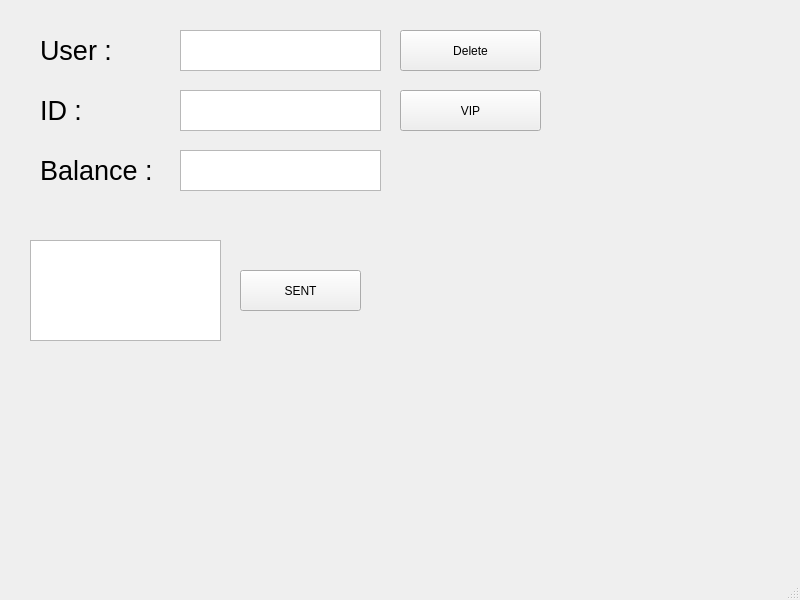
<?xml version="1.0" encoding="UTF-8"?>
<ui version="4.0">
 <class>MainWindow</class>
 <widget class="QMainWindow" name="MainWindow">
  <property name="geometry">
   <rect>
    <x>0</x>
    <y>0</y>
    <width>800</width>
    <height>600</height>
   </rect>
  </property>
  <property name="windowTitle">
   <string>MainWindow</string>
  </property>
  <widget class="QWidget" name="centralwidget">
   <widget class="QPushButton" name="deleteButton">
    <property name="geometry">
     <rect>
      <x>400</x>
      <y>30</y>
      <width>141</width>
      <height>41</height>
     </rect>
    </property>
    <property name="text">
     <string>Delete</string>
    </property>
   </widget>
   <widget class="QTextEdit" name="text">
    <property name="geometry">
     <rect>
      <x>30</x>
      <y>240</y>
      <width>191</width>
      <height>101</height>
     </rect>
    </property>
   </widget>
   <widget class="QPushButton" name="sentButton">
    <property name="geometry">
     <rect>
      <x>240</x>
      <y>270</y>
      <width>121</width>
      <height>41</height>
     </rect>
    </property>
    <property name="text">
     <string>SENT</string>
    </property>
   </widget>
   <widget class="QPushButton" name="vipButton">
    <property name="geometry">
     <rect>
      <x>400</x>
      <y>90</y>
      <width>141</width>
      <height>41</height>
     </rect>
    </property>
    <property name="text">
     <string>VIP</string>
    </property>
   </widget>
   <widget class="QLabel" name="label_3">
    <property name="geometry">
     <rect>
      <x>40</x>
      <y>30</y>
      <width>101</width>
      <height>41</height>
     </rect>
    </property>
    <property name="font">
     <font>
      <pointsize>20</pointsize>
     </font>
    </property>
    <property name="text">
     <string>User : </string>
    </property>
   </widget>
   <widget class="QTextEdit" name="Balance">
    <property name="geometry">
     <rect>
      <x>180</x>
      <y>150</y>
      <width>201</width>
      <height>41</height>
     </rect>
    </property>
   </widget>
   <widget class="QTextEdit" name="user">
    <property name="geometry">
     <rect>
      <x>180</x>
      <y>30</y>
      <width>201</width>
      <height>41</height>
     </rect>
    </property>
   </widget>
   <widget class="QTextEdit" name="id">
    <property name="geometry">
     <rect>
      <x>180</x>
      <y>90</y>
      <width>201</width>
      <height>41</height>
     </rect>
    </property>
   </widget>
   <widget class="QLabel" name="label_4">
    <property name="geometry">
     <rect>
      <x>40</x>
      <y>90</y>
      <width>101</width>
      <height>41</height>
     </rect>
    </property>
    <property name="font">
     <font>
      <pointsize>20</pointsize>
     </font>
    </property>
    <property name="text">
     <string>ID : </string>
    </property>
   </widget>
   <widget class="QLabel" name="label_8">
    <property name="geometry">
     <rect>
      <x>40</x>
      <y>150</y>
      <width>121</width>
      <height>41</height>
     </rect>
    </property>
    <property name="font">
     <font>
      <pointsize>20</pointsize>
     </font>
    </property>
    <property name="text">
     <string>Balance : </string>
    </property>
   </widget>
  </widget>
  <widget class="QMenuBar" name="menubar">
   <property name="geometry">
    <rect>
     <x>0</x>
     <y>0</y>
     <width>800</width>
     <height>21</height>
    </rect>
   </property>
  </widget>
  <widget class="QStatusBar" name="statusbar"/>
 </widget>
 <resources/>
 <connections/>
</ui>
